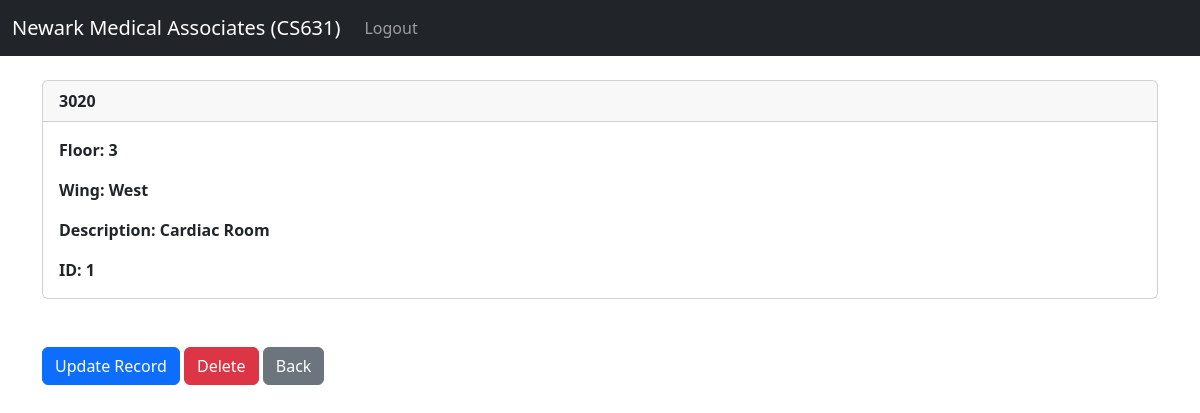
/in_patient_management/room1 (signed in), run on the app's committed database.
### website/models.py (models this page shows, shortened)
class Room(models.Model):
    room_number = models.CharField(max_length=10, unique=True)
    floor = models.PositiveIntegerField()
    wing = models.CharField(max_length=10)
    description = models.TextField(blank=True, null=True)

### website/views.py (the view)
# urls.py: path('in_patient_management/room<int:pk>', views.room_record, name='room'),
def room_record(request, pk):
    if request.user.is_authenticated:
        room_record = Room.objects.get(id=pk)
        return render(request, 'in_patient_managements/room.html', {'room_record': room_record})
    else:
        messages.success(request, "This action requires the user to be logged in.")
        return redirect('home')

### website/templates/in_patient_managements/room.html (shortened to what this page needs)
{% extends 'base.html' %}
{% block content %}
<div class="card">
  <div class="card-header"><strong>
    	{{ room_record.room_number }}
  </div>
  <div class="card-body">
<p class="card-text">
<strong>Floor: </strong>{{ room_record.floor }}</p>
<p class="card-text">
<strong>Wing: </strong>{{ room_record.wing }}</p>
<p class="card-text">
  <strong>Description: </strong>{{ room_record.description }}</p>
<p class="card-text">
<strong>ID: </strong>{{ room_record.id }}</p>
  </div>
</div>
<br/><br/>
<a href="{% url 'update_room' room_record.id %}" class="btn btn-primary">Update Record</a>
<a href="{% url 'delete_room' room_record.id %}" class="btn btn-danger">Delete</a>
<a href="{% url 'room_table' %}" class="btn btn-secondary">Back</a>
{% endblock %}

### data on the page
Room: room_number "3020", floor "3", wing "West", description "Cardiac Room", id "1"
